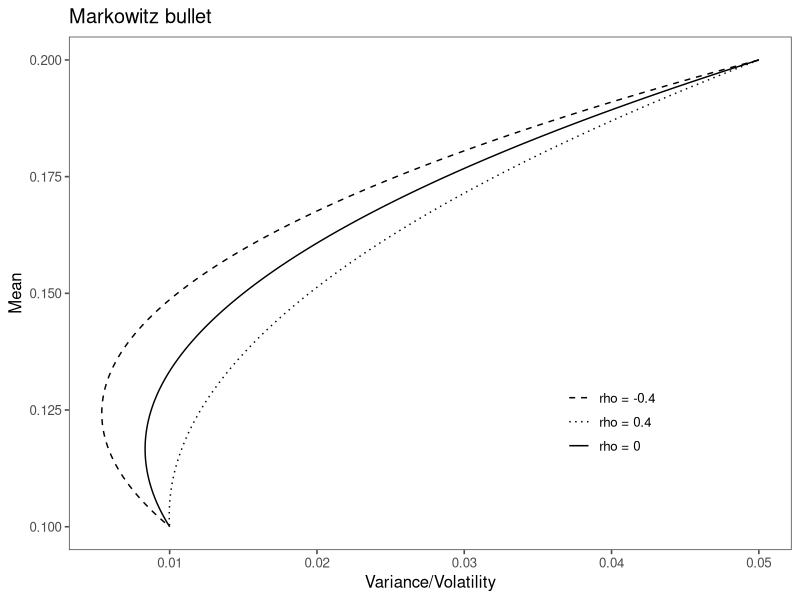

R code for this plot:
library(tidyverse)
library(ggthemes)
library(patchwork)

draw_markowitz <- function(mean_1, var_1, mean_2, var_2, rho = 0, range = 0.4){
  alphas <- seq(0, 1, 0.001)
  
  mean_total <- mean_1 * alphas + mean_2 * (1 - alphas)
  variance <- var_1 * alphas^2 + 2 * alphas * (1 - alphas) * rho * 
    sqrt(var_1 * var_2) + var_2 * (1 - alphas)^2
  variance_rho_p <- var_1 * alphas^2 + 2 * alphas * (1 - alphas) * (rho + range) * 
    sqrt(var_1 * var_2) + var_2 * (1 - alphas)^2
  variance_rho_m <- var_1 * alphas^2 + 2 * alphas * (1 - alphas) * (rho - range) * 
    sqrt(var_1 * var_2) + var_2 * (1 - alphas)^2
  
  df <- tibble(
    mean = mean_total,
    variance = variance,
    var_p = variance_rho_p,
    var_m = variance_rho_m
  ) %>% 
    pivot_longer(cols = 2:ncol(.), names_to = "rhos", values_to = "variance")
  
  plot <- ggplot(df) +
    geom_path(aes(variance, mean, linetype = rhos)) +
    labs(
      title = paste0("Markowitz bullet"),
      x = "Variance/Volatility",
      y = "Mean",
      linetype = NULL
    ) +
    scale_linetype_manual(labels = c(str_c("rho = ", rho - range),
                              str_c("rho = ", rho + range),
                              str_c("rho = ", rho)),
                          values = c(2, 3, 1)) +
    theme_few() +
    theme(legend.position = c(0.75, 0.25))
  
  return(plot)
}

draw_markowitz(0.1, 0.01, 0.2, 0.05)

pairwise_markowitz <- function(data){
  symbols <- names(data)
  cor_matrix <- cor(data)

  column_list <- list()
  for(i in 1:ncol(data)){
    column <- list()
    for(j in 1:ncol(data)){
      column1 <- data %>% select(i) %>% pull()
      column2 <- data %>% select(j) %>% pull()
      plot <- draw_markowitz(mean(column1), cor_matrix[i, i], 
                     mean(column2), cor_matrix[j, j], cor_matrix[i, j])
      column[[j]] <- plot
    }
    column_list[[i]] <- column
  }
  
  output <- column_list[[1]][[1]]
  for (i in 1:length(column)){
    temp <- column_list[[i]][[1]]
    for (j in 1:length(column)){
      if(j == 1){
        next
      }
      temp <- temp | column_list[[i]][[j]]
    }
    output <- output / temp
  }
}

# Get optimal weights from markowitz method
opt_markowitz <- function(df, returns){
  mu <- colMeans(df)
  omega <- var(df)
  
  inv_omega <- solve(omega)
  A <- (t(mu) %*% inv_omega %*% rep(1, length(mu)))[1,1]
  B <- (t(mu) %*% inv_omega %*% mu)[1,1]
  C <- (t(rep(1, length(mu))) %*% inv_omega %*% rep(1, length(mu)))[1,1]
  D <- (B * C - A^2)
  a <- ((returns * C - A) / D)
  
  w <- inv_omega %*% (a * mu + ((1 - a * A) / C) * rep(1, length(mu)))
  return(w)
}
